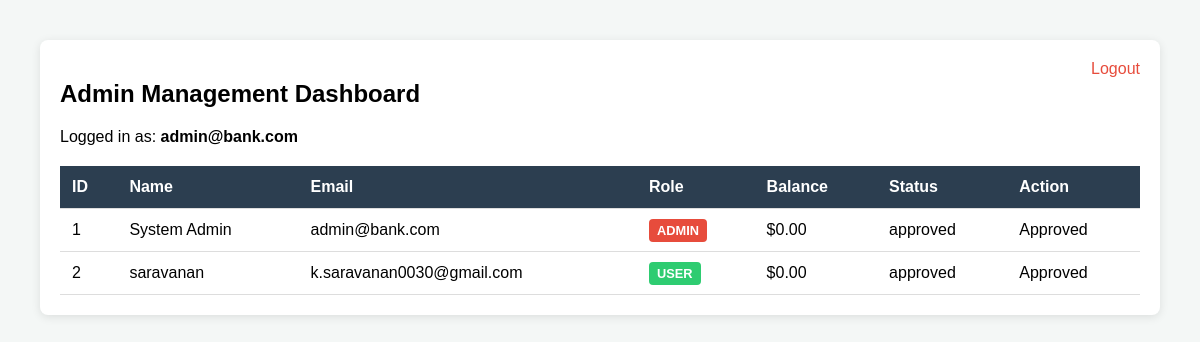
Page /admin_dashboard (signed in) on the committed database.
### tables this page shows
CREATE TABLE users (
        id INTEGER PRIMARY KEY AUTOINCREMENT,
        account_number TEXT UNIQUE,
        name TEXT,
        email TEXT UNIQUE,
        password TEXT,
        balance REAL DEFAULT 0,
        role TEXT DEFAULT 'user',
        full_name TEXT,
        phone TEXT,
        address TEXT,
        aadhaar TEXT,
        approval_status TEXT DEFAULT 'pending',
        otp_hash TEXT,
        otp_expiry TEXT,
        last_login TEXT
    );

### app.py (the view)
@app.route("/admin_dashboard")
@roles_allowed("admin")
def admin_dashboard():
    conn = db()
    users = conn.execute("""
    SELECT id, name, email, role, balance, approval_status
    FROM users
    """).fetchall()
    conn.close()
    return render_template("admin_dashboard.html", users=users)

### app.py (called while the page is built)
def db():
    conn = sqlite3.connect(DB_NAME)
    conn.row_factory = sqlite3.Row
    return conn

def roles_allowed(*roles):
    def wrapper(f):
        @wraps(f)
        def decorated(*args, **kwargs):
            if "user" not in session:
                flash("Login required")
                return redirect("/login")
            if session["role"] not in roles:
                flash("Access denied")
                return redirect("/login")
            return f(*args, **kwargs)
        return decorated
    return wrapper

### templates/admin_dashboard.html (shortened to what this page needs)
<!DOCTYPE html>
<html lang="en">
<head>
</head>
<body>
<div class="container">
<a href="/logout" class="logout">Logout</a>
<h2>Admin Management Dashboard</h2>
<p>Logged in as: <strong>{{ session['user'] }}</strong></p>
<table>
<thead>
<tr>
<th>ID</th>
<th>Name</th>
<th>Email</th>
<th>Role</th>
<th>Balance</th>
<th>Status</th>
<th>Action</th>
</tr>
</thead>
<tbody>
{% for user in users %}
<tr>
<td>{{ user.id }}</td>
<td>{{ user.name }}</td>
<td>{{ user.email }}</td>
<td>
<span class="role-badge {{ user.role }}">
{{ user.role.upper() }}
</span>
</td>
<td>
${{ "%.2f"|format(user.balance if user.balance else 0) }}
</td>
<td>
{{ user.approval_status }}
</td>
<td>
{% if user.approval_status != "approved" %}
<a href="/approve/{{ user.id }}" class="approve-btn">Approve</a>
{% else %}
Approved
{% endif %}
</td>
</tr>
{% endfor %}
</tbody>
</table>
</div>
</body>
</html>

### templates/admin_dashboard.html (style rules this page uses)
body { font-family: sans-serif; margin: 40px; background: #f4f7f6; }
.container { background: white; padding: 20px; border-radius: 8px; box-shadow: 0 2px 10px rgba(0,0,0,0.1); }
table { width: 100%; border-collapse: collapse; margin-top: 20px; }
th, td { padding: 12px; text-align: left; border-bottom: 1px solid #ddd; }
th { background-color: #2c3e50; color: white; }
.role-badge { padding: 4px 8px; border-radius: 4px; font-size: 0.8em; font-weight: bold; }
.admin { background: #e74c3c; color: white; }
.user { background: #2ecc71; color: white; }
.logout { float: right; color: #e74c3c; text-decoration: none; }

### rows in the picture
users: user "admin@bank.com", id "1", name "System Admin", email "admin@bank.com", role "ADMIN", balance "0.00", approval_status "approved", shows "Approved"
users: id "2", name "saravanan", email "k.saravanan0030@gmail.com", role "USER", balance "0.00", approval_status "approved", shows "Approved"
